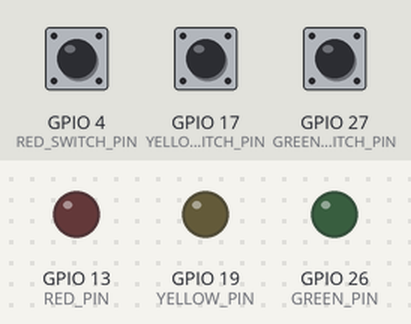
Recording of a program running on a simulated Raspberry Pi (BCM pin numbers). Parts: output pins drawn as LEDs (lit = HIGH). The test bench sets the inputs (shaded band); at power-on: GPIO 4 (RED_SWITCH_PIN) LOW, GPIO 17 (YELLOW_SWITCH_PIN) LOW, GPIO 27 (GREEN_SWITCH_PIN) LOW. What the program prints to the terminal is not drawn.

Above: at 1.2 s.
1.3 s: GPIO 4 (RED_SWITCH_PIN) pulled HIGH for 0.15 s
At 1.37 s:
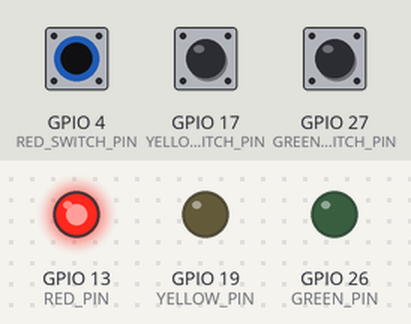
2.9 s: GPIO 17 (YELLOW_SWITCH_PIN) pulled HIGH for 0.15 s
At 2.97 s:
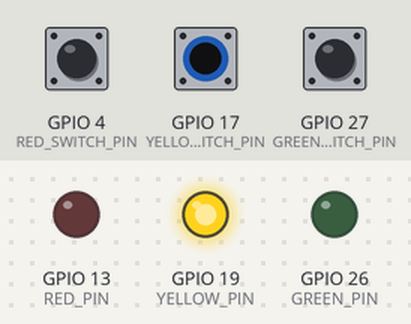
4.5 s: GPIO 27 (GREEN_SWITCH_PIN) pulled HIGH for 0.15 s
At 4.57 s:
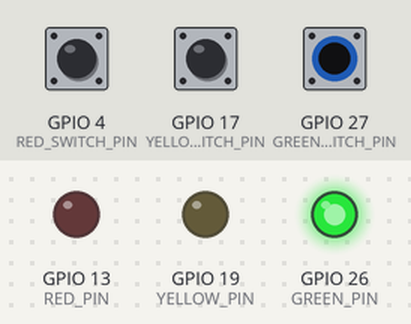
6.1 s: GPIO 27 (GREEN_SWITCH_PIN) pulled HIGH for 3.2 s
At 10.1 s:
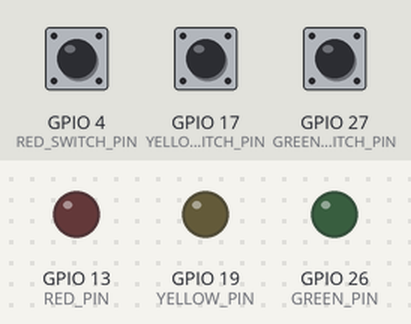
10.8 s: GPIO 4 (RED_SWITCH_PIN) pulled HIGH for 3.2 s
At 11.3 s:
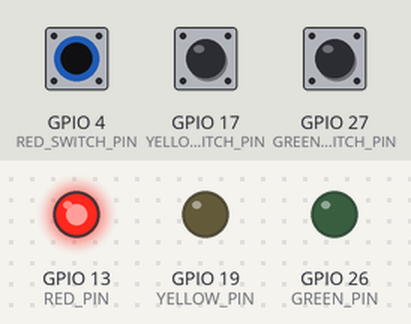
15.5 s: GPIO 4 (RED_SWITCH_PIN) driven HIGH and GPIO 17 (YELLOW_SWITCH_PIN) driven HIGH
At 16.3 s:
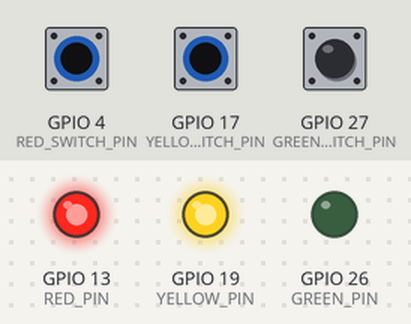
Timing chart, 0 to 18.0 s (numbered marks = the images above; inputs shaded):
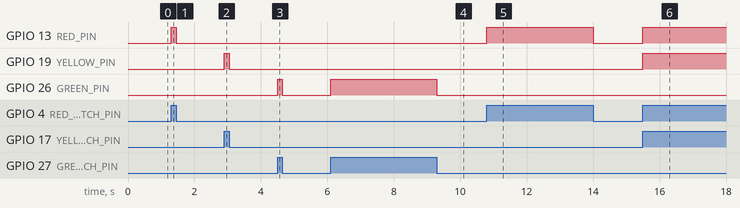

The program:

switch_led_task.py
```python
#스위치로 LED 제어하기
import RPi.GPIO as GPIO

RED_PIN = 13
RED_SWITCH_PIN = 4
YELLOW_PIN = 19
YELLOW_SWITCH_PIN = 17
GREEN_PIN = 26
GREEN_SWITCH_PIN = 27

GPIO.setmode(GPIO.BCM)
GPIO.setup(RED_PIN, GPIO.OUT)
GPIO.setup(YELLOW_PIN, GPIO.OUT)
GPIO.setup(GREEN_PIN, GPIO.OUT)
#내부 풀다운저항 (안 눌렀을 때 : 0, 눌렀을 때 : 1)
GPIO.setup(RED_SWITCH_PIN, GPIO.IN, pull_up_down=GPIO.PUD_DOWN)
GPIO.setup(YELLOW_SWITCH_PIN, GPIO.IN, pull_up_down=GPIO.PUD_DOWN)
GPIO.setup(GREEN_SWITCH_PIN, GPIO.IN, pull_up_down=GPIO.PUD_DOWN)

try:
    while True:
        val1 = GPIO.input(RED_SWITCH_PIN)
        print(val1)
        GPIO.output(RED_PIN, val1) #GPIO.HIGH(1), GPIO.LOW(0)

        val2 = GPIO.input(YELLOW_SWITCH_PIN)
        print(val2)
        GPIO.output(YELLOW_PIN, val2)

        val3 = GPIO.input(GREEN_SWITCH_PIN)
        print(val3)
        GPIO.output(GREEN_PIN, val3)
finally:
    GPIO.cleanup()
    print('cleanup and exit')
```

Measured:
- after the input at 1.3 s, GPIO 13 (RED_PIN): LOW → HIGH at once, → LOW 0.15 s later
- after the input at 2.9 s, GPIO 19 (YELLOW_PIN): LOW → HIGH at once, → LOW 0.15 s later
- after the input at 4.5 s, GPIO 26 (GREEN_PIN): LOW → HIGH at once, → LOW 0.15 s later
- after the input at 6.1 s, GPIO 26 (GREEN_PIN): LOW → HIGH at once, → LOW 3.2 s later
- after the input at 10.8 s, GPIO 13 (RED_PIN): LOW → HIGH at once, → LOW 3.2 s later
- after the input at 15.5 s, GPIO 13 (RED_PIN), GPIO 19 (YELLOW_PIN): LOW → HIGH at once
